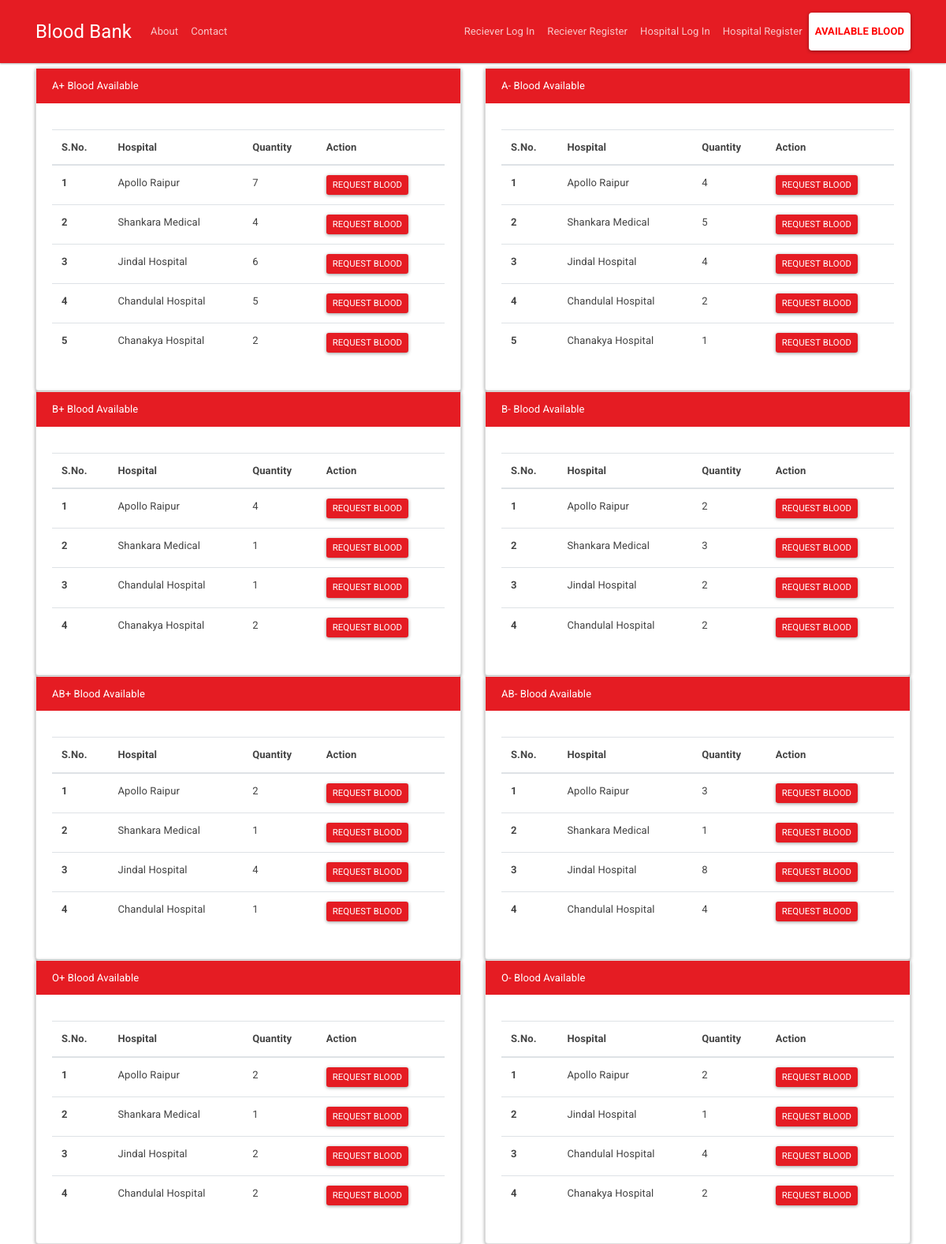
The page /index.php/welcome/availableblood on the database its author committed.
### tables this page shows
CREATE TABLE `bloodrecords` (
  `hid` int(11) NOT NULL,
  `hname` varchar(255) NOT NULL,
  `Ap` int(11) NOT NULL,
  `An` int(11) NOT NULL,
  `Bp` int(11) NOT NULL,
  `Bn` int(11) NOT NULL,
  `ABp` int(11) NOT NULL,
  `ABn` int(11) NOT NULL,
  `Op` int(11) NOT NULL,
  `Onn` int(11) NOT NULL
);

### application/controllers/Welcome.php (called while the page is built, shortened)
<?php
class Welcome extends CI_Controller {
	public function availableblood()
	{
		$this->load->view('header');
		$this->load->view('requestblood');
	}
}

### index.php (called while the page is built, shortened)
<?php
require_once BASEPATH.'core/CodeIgniter.php';

### application/views/requestblood.php (the view)
<div class="col-lg-6">
<div class="card border-secondary mb-6">
  <div class="card-header bg-danger text-white">A+ Blood Available</div>
  <div class="card-body">
    <p class="card-text">
            <table class="table table-hover">
  <thead>
    <tr>
      <th scope="col">S.No.</th>
      <th scope="col">Hospital</th>
      <th scope="col">Quantity</th>
      <th scope="col">Action</th>
    </tr>
  </thead>
  <tbody>
<?php
$a=1;
      $this->db->select('*');
        $this->db->from('bloodrecords');
        $this->db->where('Ap >', 0);
        $query = $this->db->get();
        foreach ($query->result() as $row)
            { ?>
    <tr>
      <th scope="row"><?php echo $a++; ?></th>
      <td><?php echo $row->hname; ?></td>
      <td><?php echo $row->Ap; ?></td>
      <td><a href="<?php echo base_url(); ?>index.php/reciever/bloodrequest?bg=A%20positive&hname=<?php echo $row->hname;?>&hid=<?php echo $row->hid; ?>" class="btn btn-danger btn-sm">Request Blood</a></td>
    </tr>
            <?php } ?>
    </tbody>
</table> </p>
  </div>
</div>
</div>
<div class="col-lg-6">
<div class="card border-secondary mb-6">
  <div class="card-header bg-danger text-white">A- Blood Available</div>
  <div class="card-body">
    <p class="card-text">
            <table class="table table-hover">
  <thead>
    <tr>
      <th scope="col">S.No.</th>
      <th scope="col">Hospital</th>
      <th scope="col">Quantity</th>
      <th scope="col">Action</th>
    </tr>
  </thead>
  <tbody>
<?php
$a=1;
      $this->db->select('*');
        $this->db->from('bloodrecords');
        $this->db->where('An >', 0);
        $query = $this->db->get();
        foreach ($query->result() as $row)
            { ?>
    <tr>
      <th scope="row"><?php echo $a++; ?></th>
      <td><?php echo $row->hname; ?></td>
      <td><?php echo $row->An; ?></td>
      <td><a href="<?php echo base_url(); ?>index.php/reciever/bloodrequest?bg=A%20negative&hname=<?php echo $row->hname;?>&hid=<?php echo $row->hid; ?>" class="btn btn-danger btn-sm">Request Blood</a></td>
    </tr>
            <?php } ?>
    </tbody>
</table> </p>
  </div>
</div>
</div>
<div class="col-lg-6">
<div class="card border-secondary mb-6">
  <div class="card-header bg-danger text-white">B+ Blood Available</div>
  <div class="card-body">
    <p class="card-text">
            <table class="table table-hover">
  <thead>
    <tr>
      <th scope="col">S.No.</th>
      <th scope="col">Hospital</th>
      <th scope="col">Quantity</th>
      <th scope="col">Action</th>
    </tr>
  </thead>
  <tbody>
<?php
$a=1;
      $this->db->select('*');
        $this->db->from('bloodrecords');
        $this->db->where('Bp >', 0);
        $query = $this->db->get();
        foreach ($query->result() as $row)
            { ?>
    <tr>
      <th scope="row"><?php echo $a++; ?></th>
      <td><?php echo $row->hname; ?></td>
      <td><?php echo $row->Bp; ?></td>
      <td><a href="<?php echo base_url(); ?>index.php/reciever/bloodrequest?bg=B%20positive&hname=<?php echo $row->hname;?>&hid=<?php echo $row->hid; ?>" class="btn btn-danger btn-sm">Request Blood</a></td>
    </tr>
            <?php } ?>
    </tbody>
</table> </p>
  </div>
</div>
</div>
<div class="col-lg-6">
<div class="card border-secondary mb-6">
  <div class="card-header bg-danger text-white">B- Blood Available</div>
  <div class="card-body">
    <p class="card-text">
            <table class="table table-hover">
  <thead>
    <tr>
      <th scope="col">S.No.</th>
      <th scope="col">Hospital</th>
      <th scope="col">Quantity</th>
      <th scope="col">Action</th>
    </tr>
  </thead>
  <tbody>
<?php
$a=1;
      $this->db->select('*');
        $this->db->from('bloodrecords');
        $this->db->where('Bn >', 0);
        $query = $this->db->get();
        foreach ($query->result() as $row)
            { ?>
    <tr>
      <th scope="row"><?php echo $a++; ?></th>
      <td><?php echo $row->hname; ?></td>
      <td><?php echo $row->Bn; ?></td>
      <td><a href="<?php echo base_url(); ?>index.php/reciever/bloodrequest?bg=B%20negative&hname=<?php echo $row->hname;?>&hid=<?php echo $row->hid; ?>" class="btn btn-danger btn-sm">Request Blood</a></td>
    </tr>
            <?php } ?>
    </tbody>
</table> </p>
  </div>
</div>
</div>
<div class="col-lg-6">
<div class="card border-secondary mb-6">
  <div class="card-header bg-danger text-white">AB+ Blood Available</div>
  <div class="card-body">
    <p class="card-text">
            <table class="table table-hover">
  <thead>
    <tr>
      <th scope="col">S.No.</th>
      <th scope="col">Hospital</th>
      <th scope="col">Quantity</th>
      <th scope="col">Action</th>
    </tr>
  </thead>
  <tbody>
<?php
$a=1;
      $this->db->select('*');
        $this->db->from('bloodrecords');
        $this->db->where('ABp >', 0);
        $query = $this->db->get();
        foreach ($query->result() as $row)
            { ?>
    <tr>
      <th scope="row"><?php echo $a++; ?></th>
      <td><?php echo $row->hname; ?></td>
      <td><?php echo $row->ABp; ?></td>
      <td><a href="<?php echo base_url(); ?>index.php/reciever/bloodrequest?bg=AB%20positive&hname=<?php echo $row->hname;?>&hid=<?php echo $row->hid; ?>" class="btn btn-danger btn-sm">Request Blood</a></td>
    </tr>
            <?php } ?>
    </tbody>
</table> </p>
  </div>
</div>
</div>
<div class="col-lg-6">
<div class="card border-secondary mb-6">
  <div class="card-header bg-danger text-white">AB- Blood Available</div>
  <div class="card-body">
    <p class="card-text">
            <table class="table table-hover">
  <thead>
    <tr>
      <th scope="col">S.No.</th>
      <th scope="col">Hospital</th>
      <th scope="col">Quantity</th>
      <th scope="col">Action</th>
    </tr>
  </thead>
  <tbody>
<?php
$a=1;
      $this->db->select('*');
        $this->db->from('bloodrecords');
        $this->db->where('ABn >', 0);
        $query = $this->db->get();
        foreach ($query->result() as $row)
            { ?>
    <tr>
      <th scope="row"><?php echo $a++; ?></th>
      <td><?php echo $row->hname; ?></td>
      <td><?php echo $row->ABn; ?></td>
      <td><a href="<?php echo base_url(); ?>index.php/reciever/bloodrequest?bg=AB%20negative&hname=<?php echo $row->hname;?>&hid=<?php echo $row->hid; ?>" class="btn btn-danger btn-sm">Request Blood</a></td>
    </tr>
            <?php } ?>
    </tbody>
</table> </p>
  </div>
</div>
</div>
<div class="col-lg-6">
<div class="card border-secondary mb-6">
  <div class="card-header bg-danger text-white">O+ Blood Available</div>
  <div class="card-body">
    <p class="card-text">
            <table class="table table-hover">
  <thead>
    <tr>
      <th scope="col">S.No.</th>
      <th scope="col">Hospital</th>
      <th scope="col">Quantity</th>
      <th scope="col">Action</th>
    </tr>
  </thead>
  <tbody>
<?php
$a=1;
      $this->db->select('*');
        $this->db->from('bloodrecords');
        $this->db->where('Op >', 0);
        $query = $this->db->get();
        foreach ($query->result() as $row)
            { ?>
    <tr>
      <th scope="row"><?php echo $a++; ?></th>
      <td><?php echo $row->hname; ?></td>
      <td><?php echo $row->Op; ?></td>
      <td><a href="<?php echo base_url(); ?>index.php/reciever/bloodrequest?bg=O%20positive&hname=<?php echo $row->hname;?>&hid=<?php echo $row->hid; ?>" class="btn btn-danger btn-sm">Request Blood</a></td>
    </tr>
            <?php } ?>
    </tbody>
</table> </p>
  </div>
</div>
</div>
<div class="col-lg-6">
<div class="card border-secondary mb-6">
  <div class="card-header bg-danger text-white">O- Blood Available</div>
  <div class="card-body">
    <p class="card-text">
            <table class="table table-hover">
  <thead>
    <tr>
      <th scope="col">S.No.</th>
      <th scope="col">Hospital</th>
      <th scope="col">Quantity</th>
      <th scope="col">Action</th>
    </tr>
  </thead>
  <tbody>
<?php
$a=1;
      $this->db->select('*');
        $this->db->from('bloodrecords');
        $this->db->where('Onn >', 0);
        $query = $this->db->get();
        foreach ($query->result() as $row)
            { ?>
    <tr>
      <th scope="row"><?php echo $a++; ?></th>
      <td><?php echo $row->hname; ?></td>
      <td><?php echo $row->Onn; ?></td>
      <td><a href="<?php echo base_url(); ?>index.php/reciever/bloodrequest?bg=O%20negative&hname=<?php echo $row->hname;?>&hid=<?php echo $row->hid; ?>" class="btn btn-danger btn-sm">Request Blood</a></td>
    </tr>
            <?php } ?>
    </tbody>
</table> </p>
  </div>
</div>
</div>

### application/views/header.php (shortened to what this page needs)
<!DOCTYPE html>
<html lang="en">
<head>
 <link href="<?php echo base_url(); ?>assets/css/materia.css" rel="stylesheet">
</head>
<body>
<div class="navbar navbar-expand-lg fixed-top navbar-dark bg-danger">
      <div class="container">
        <a href="../" class="navbar-brand">Blood Bank</a>
        <div class="collapse navbar-collapse" id="navbarResponsive">
           <ul class="navbar-nav"><li class="nav-item">
              <a class="nav-link" href="<?php echo base_url(); ?>index.php/welcome/about">About</a>
            </li>
            <li class="nav-item">
              <a class="nav-link" href="<?php echo base_url(); ?>index.php/welcome/contact">Contact</a>
            </li>
            </ul>
          <ul class="nav navbar-nav ml-auto">
            <li class="nav-item">
              <a class="nav-link" href="<?php echo base_url(); ?>index.php/auth/login">Reciever Log In</a>
            </li>
            <li class="nav-item">
              <a class="nav-link" href="<?php echo base_url(); ?>index.php/auth/register">Reciever Register</a>
            </li>
            <li class="nav-item">
              <a class="nav-link" href="<?php echo base_url(); ?>index.php/hospital/login">Hospital Log In</a>
            </li>
            <li class="nav-item">
              <a class="nav-link" href="<?php echo base_url(); ?>index.php/hospital/register">Hospital Register</a>
            </li>
            <li class="nav-item">
              <a class="nav-link btn btn-secondary btn-md" style="color: red;" href="<?php echo base_url(); ?>index.php/welcome/availableblood"><b>Available Blood</b></a>
            </li>
        </div>
      </div>
    </div>
    <div class="container">
        <div class="row">
          <div class="col-lg-12">
            <h1>Callibrating Space</h1><br><br>
          </div>

### rows shown on the page
bloodrecords: hname "Apollo Raipur", Ap "7", An "4", Bp "4", Bn "2", ABp "2", ABn "3", Op "2", Onn "2"
bloodrecords: hname "Shankara Medical", Ap "4", An "5", Bp "1", Bn "3", ABp "1", ABn "1", Op "1"
bloodrecords: hname "Jindal Hospital", Ap "6", An "4", Bn "2", ABp "4", ABn "8", Op "2", Onn "1"
bloodrecords: hname "Chandulal Hospital", Ap "5", An "2", Bp "1", Bn "2", ABp "1", ABn "4", Op "2", Onn "4"
bloodrecords: hname "Chanakya Hospital", Ap "2", An "1", Bp "2", Onn "2"
